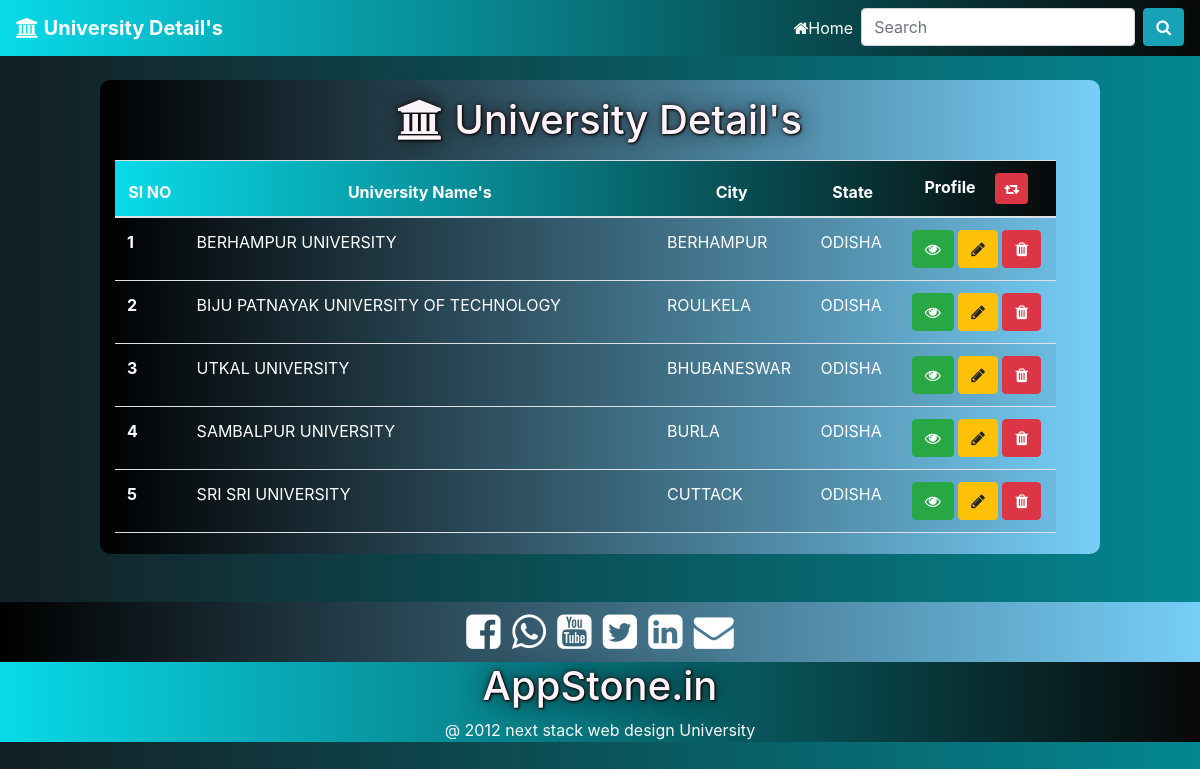
Screenshot of /Admin/University_Data/View.php (signed in) with the database file from the repository.
### tables this page shows
CREATE TABLE `university` (
  `uni_id` int(11) NOT NULL,
  `uni_name` varchar(255) NOT NULL,
  `city` varchar(255) NOT NULL,
  `state` varchar(255) NOT NULL
);

### Admin/University_Data/View.php (the view, shortened to what this page needs)
<!DOCTYPE html>
<html lang="en">
<head>
    <link rel="stylesheet" href="../../style/bootstrap.min.css">
    <link rel="stylesheet" href="https://stackpath.bootstrapcdn.com/font-awesome/4.7.0/css/font-awesome.min.css">
    <link rel="stylesheet" href="../style.css">
</head>
<body>
    <header>
      <nav class="navbar navbar-expand-lg navbar-dark bg-dark">
        <a class="navbar-brand text-capitalize" href="index.html"><b><i class="fa fa-university" aria-hidden="true"></i> University Detail's </b></a>
        <div class="collapse navbar-collapse" id="navbarSupportedContent">
          <ul class="navbar-nav ml-auto">
            <li class="nav-item active">
              <a class="nav-link" href="../Admin_start.php"><i class="fa fa-home" aria-hidden="true"></i>Home <span class="sr-only">(current)</span></a>
            </li>
            <li class="nav-item">
                <form class="form-inline my-2 my-lg-0" action="" method="POST">
                    <input class="form-control mr-sm-2" type="text" name="data_search" placeholder="Search" aria-label="Search">
                    <button class="btn btn-info my-2 my-sm-0" type="submit" name="search"><i class="fa fa-search" aria-hidden="true"></i></button>
                </form>
            </li>
          </ul>
        </div>
      </nav>
   </header>
   <section>
        <div class="container-fluid">
            <div class="row">
                <div class="col-lg-10 col-md-12 col-12 mx-auto my-4" id="s_register">
                    <div class="my-3 w-100 text-center">
                        <h1><i class="fa fa-university" aria-hidden="true"></i> University Detail's</h1>
                    </div>
                    <div id="scroll_question" class="mb-3">
                        <table class="table table-striped">
                            <thead class="bg-info text-white text-center">
                                <tr>
                                <th scope="col">Sl NO</th>
                                <th scope="col">University Name's</th>
                                <th scope="col">City</th>
                                <th scope="col">State</th>
                                <th scope="col">Profile  <a href="./Reset.php"><button class="btn btn-sm btn-danger ml-3" type="button"><i class="fa fa-retweet" aria-hidden="true"></i></button></a></th>
                                </tr>
                            </thead>
                            <tbody>
                            <?php
                                if(isset($_SESSION['user_pass']))
                                {
                                    $conn = new mysqli("localhost", "root", "", "question_bank_db");
                                    if(isset($_POST['search']))
                                    {
                                        $Serach_Bar = ucwords($_POST['data_search']);
                                        $sql = "SELECT * FROM university WHERE uni_id='$Serach_Bar' OR uni_name='$Serach_Bar' OR city='$Serach_Bar' OR state='$Serach_Bar'";
                                        $result = $conn->query($sql);
                                        if($result->num_rows > 0){
                                            while($row = $result->fetch_assoc()){
                                                echo "<tr>
                                                        <th scope='row'>".$row['uni_id']."</th>
                                                        <td class='w-50'>".$row['uni_name']."</td>
                                                        <td class='w-15'>".$row['city']."</td>
                                                        <td class='w-15'>".$row['state']."</td>
                                                        <td class='text-center'>
                                                            <a type='button' class='btn btn-success' href='View_Uni_Data.php?id=$row[uni_id]' ><i class='fa fa-eye fa-1x' aria-hidden='true'></i></a>
                                                            <a type='button' class='btn btn-warning' href='Update.php?id=$row[uni_id]'><i class='fa fa-pencil fa-1x' aria-hidden='true'></i></a>
                                                            <a type='button' onclick='return check()' class='btn btn-danger'  href='Delete.php?id=$row[uni_id]'><i class='fa fa-trash fa-1x' aria-hidden='true'></i></a>
                                                        </td>
                                                     </tr>";
                                            }
                                        }
                                        else{
                                            echo "<tr>
                                                    <th scope='row'>0</th>
                                                    <td>No data found</td>
                                                    <td>No data found</td>
                                                    <td>No data found</td>
                                                    <td class='text-center'><button class='btn btn-danger'><i class='fa fa-eye fa-1x' aria-hidden='true'></i></td>
                                                </tr>";
                                        }
                                    }
                                    else
                                    {
                                        $sql = "SELECT * FROM university";
                                        $result = $conn->query($sql);
                                        if($result->num_rows > 0){
                                            while($row = $result->fetch_assoc()){
                                                echo "<tr>
                                                        <th scope='row'>".$row['uni_id']."</th>
                                                        <td class='w-50'>".$row['uni_name']."</td>
                                                        <td class='w-15'>".$row['city']."</td>
                                                        <td class='w-15'>".$row['state']."</td>
                                                        <td class='text-center'>
                                                            <a type='button' class='btn btn-success' href='View_Uni_Data.php?id=$row[uni_id]' ><i class='fa fa-eye fa-1x' aria-hidden='true'></i></a>
                                                            <a type='button' class='btn btn-warning' href='Update.php?id=$row[uni_id]'><i class='fa fa-pencil fa-1x' aria-hidden='true'></i></a>
                                                            <a type='button' onclick='return check()' class='btn btn-danger'  href='Delete.php?id=$row[uni_id]'><i class='fa fa-trash fa-1x' aria-hidden='true'></i></a>
                                                        </td>
                                                     </tr>";
                                            }
                                        }
                                    }
                                }
                                else{
                                    header("location:../Admin_login.html");
                                }
                            ?>
                            </tbody>
                        </table>
                    </div>
                </div>
            </div>
        </div>
   </section>
   <section >
        <div class="container-fluid bg-secondary mt-4" style="font-size:40px;" id="footer1">
            <div class="row justify-content-lg-center" >
            <div class="col-lg-8 col-md-10 col-12 text-center">
                <i class="fa fa-facebook-square" aria-hidden="true"></i>
                <i class="fa fa-whatsapp" aria-hidden="true"></i>
                <i class="fa fa-youtube-square" aria-hidden="true"></i>
                <i class="fa fa-twitter-square" aria-hidden="true"></i>
                <i class="fa fa-linkedin-square" aria-hidden="true"></i>
                <i class="fa fa-envelope" aria-hidden="true"></i>
            </div>
            </div>
        </div>
    </section>
    <section>
        <div class="container-fluid bg-dark" id="footer2">
            <div class="row justify-content-lg-center">
            <div class="col-lg-6 col-md-6 col-12 text-center">
                <h1 class="text-center">AppStone.in</h1>
                <a class="text-light">@ 2012 next stack web design University</a>
            </div>
            </div>
        </div>
    </section>
</body>
</html>

### Admin/style.css (style rules this page uses)
body { background: linear-gradient(to right, #131f24 0%, #038791 100%); color: white; }
#s_register { background: linear-gradient(to right, #000000 0%,#77cef7 100%); color: #ffffff; border-radius: 10px; }
nav { background: linear-gradient(to right, #08dae9 0%,#080808 100%); }
h1 { color: #fcf4f9; text-shadow: 1px 1px 2px #000000, 0px 0px 25px #0c0c0cc4, 0px 0px 5px#330909; }
#scroll_question { overflow-y: scroll; height: 10cm; width: 97%; color: #ffffff; }
table td,th { color: #ffffff; }
thead { background: linear-gradient(to right, #08dae9 0%,#080808 100%); }
#footer1 { background: linear-gradient(to right, #000000 0%,#77cef7 100%); }
#footer2 { background: linear-gradient(to right, #08dae9 0%,#080808 100%); }

### Admin/University_Data/View.php (style rules this page uses)
#scroll_question { overflow-y: scroll; height: 10cm; width: 97%; }

### rows the page displays
university: uni_id "1", uni_name "BERHAMPUR UNIVERSITY", city "BERHAMPUR", state "ODISHA"
university: uni_id "2", uni_name "BIJU PATNAYAK UNIVERSITY OF TECHNOLOGY", city "ROULKELA", state "ODISHA"
university: uni_id "3", uni_name "UTKAL UNIVERSITY", city "BHUBANESWAR", state "ODISHA"
university: uni_id "4", uni_name "SAMBALPUR UNIVERSITY", city "BURLA", state "ODISHA"
university: uni_id "5", uni_name "SRI SRI UNIVERSITY", city "CUTTACK", state "ODISHA"
